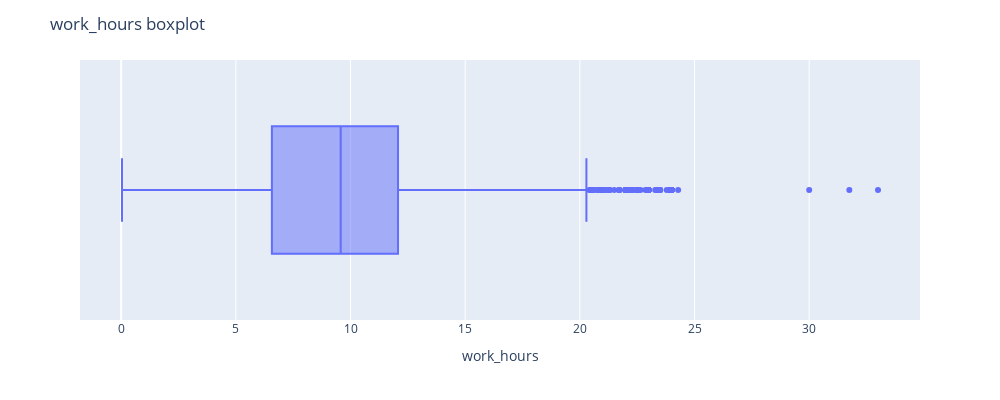

The notebook cell this image was saved under:
### Code cell
fig = px.box(df,x='work_hours')
fig.update_layout(
    title = 'work_hours boxplot',
    width = 1000,
    height = 400)
fig.show()

### Figure 1 — Plotly figure (JSON) as saved in the notebook; plotly's stock layout.template omitted (floating-point values rounded to 4 significant figures; data arrays with more than 128 entries replaced by an {"elided": "..."} marker saying what was removed)
{"data": [{"alignmentgroup": "True", "hovertemplate": "work_hours=%{x}<extra></extra>", "legendgroup": "", "marker": {"color": "#636efa"}, "name": "", "notched": false, "offsetgroup": "", "orientation": "h", "showlegend": false, "type": "box", "x": {"elided": "39980 float values"}, "x0": " ", "xaxis": "x", "y0": " ", "yaxis": "y"}], "layout": {"boxmode": "group", "height": 400, "legend": {"tracegroupgap": 0}, "margin": {"t": 60}, "title": {"text": "work_hours boxplot"}, "width": 1000, "xaxis": {"anchor": "y", "domain": [0, 1], "title": {"text": "work_hours"}}, "yaxis": {"anchor": "x", "domain": [0, 1]}}}
